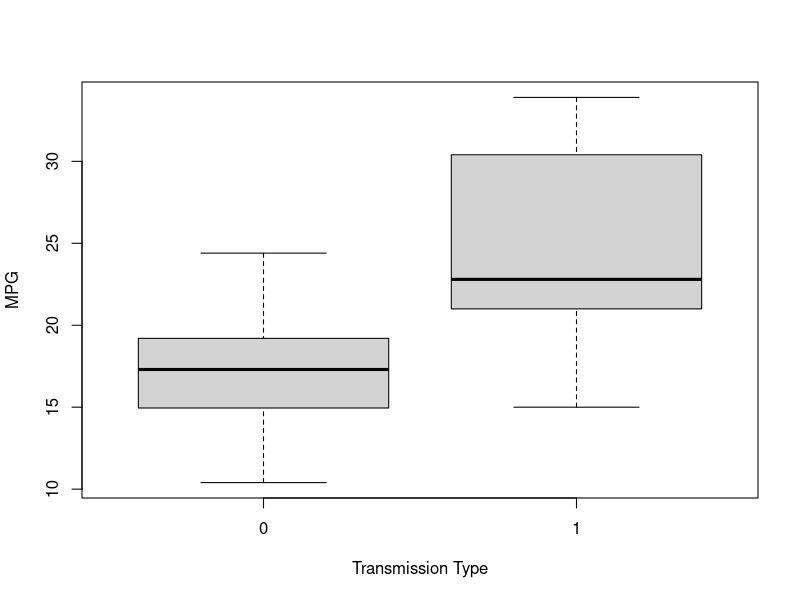
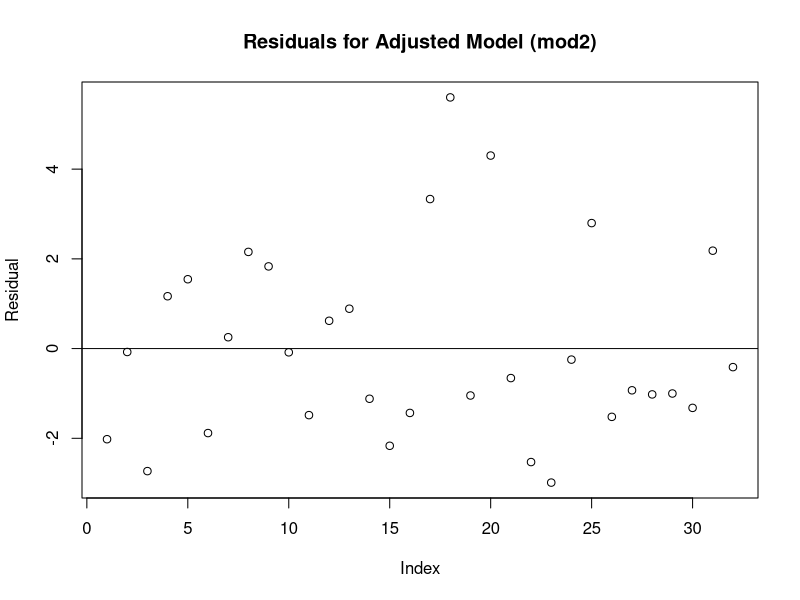
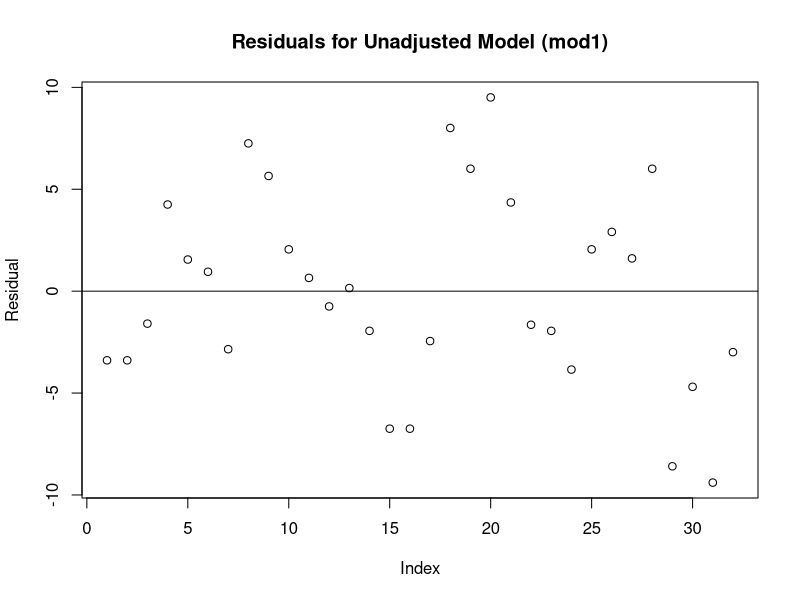

Write R code to recreate these figures, in order.
## ---- chunk 1
options(warn=-1)
## ---- chunk 2
library(datasets)
## ---- chunk 3
plot( as.factor(mtcars$am), as.numeric(mtcars$mpg), xlab = "Transmission Type", ylab = "MPG")
## ---- chunk 4
mod1 <- lm(mpg~factor(am), data=mtcars); summary(mod1)$coefficients
## ---- chunk 5
sumCoef <- summary(mod1)$coefficients
sumCoef[2,1] + c(-1, 1)*qt(.975, df = mod1$df)*sumCoef[2, 2]
## ---- chunk 6
mod2 <- lm(mpg~factor(am)+hp+wt+factor(am)*hp+factor(am)*wt, data=mtcars)
anova(mod2, test="Chisq")
## ---- chunk 7
e1 <- resid(mod1); e2 <- resid(mod2)
df <- data.frame(e1, e2); summary(df)
## ---- chunk 8
plot(e2, ylab = "Residual", main="Residuals for Adjusted Model (mod2)"); abline(h=0)
## ---- chunk 9
plot(e1, ylab = "Residual", main="Residuals for Unadjusted Model (mod1)"); abline(h=0)
